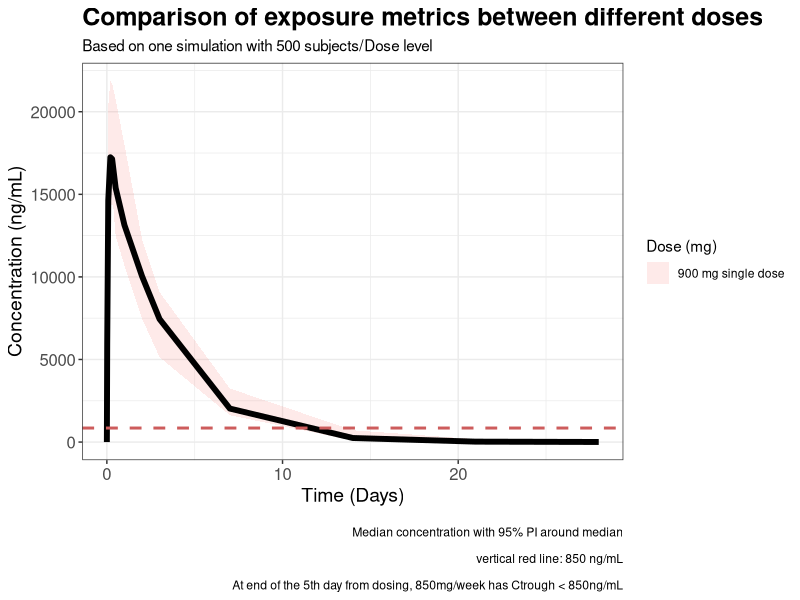
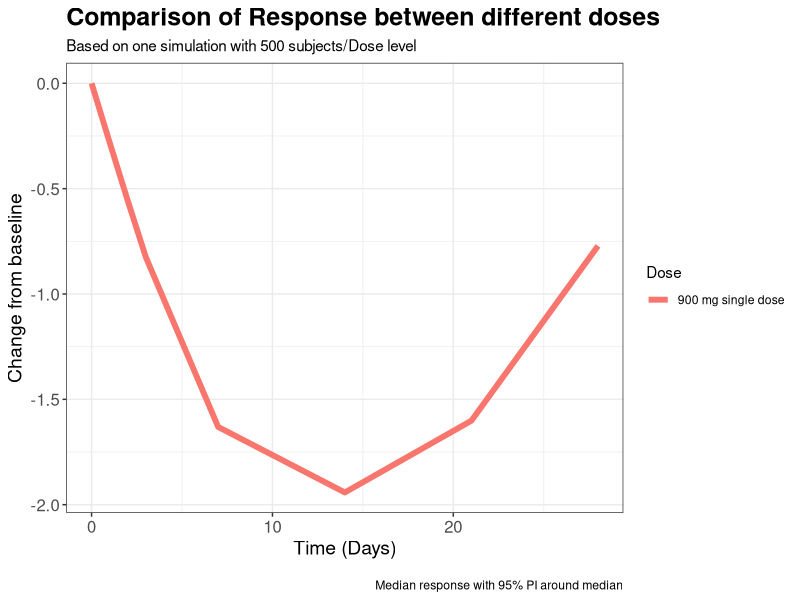
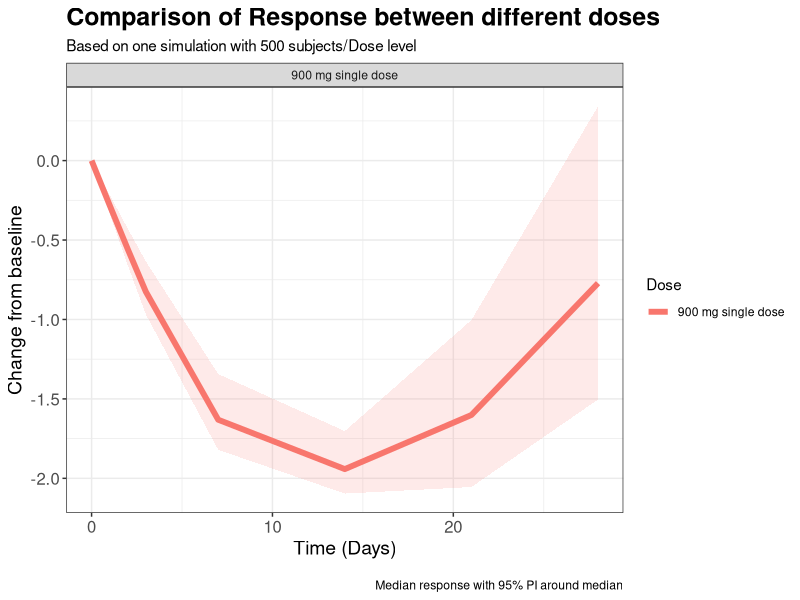
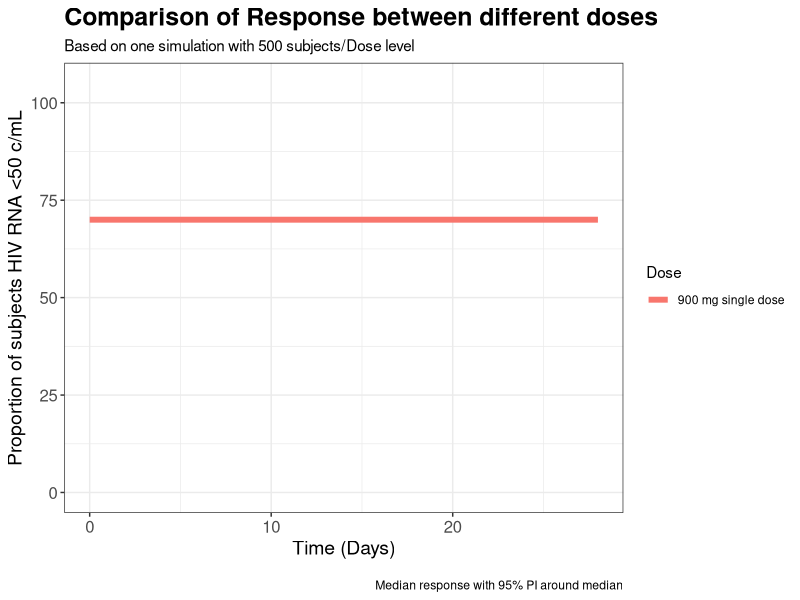
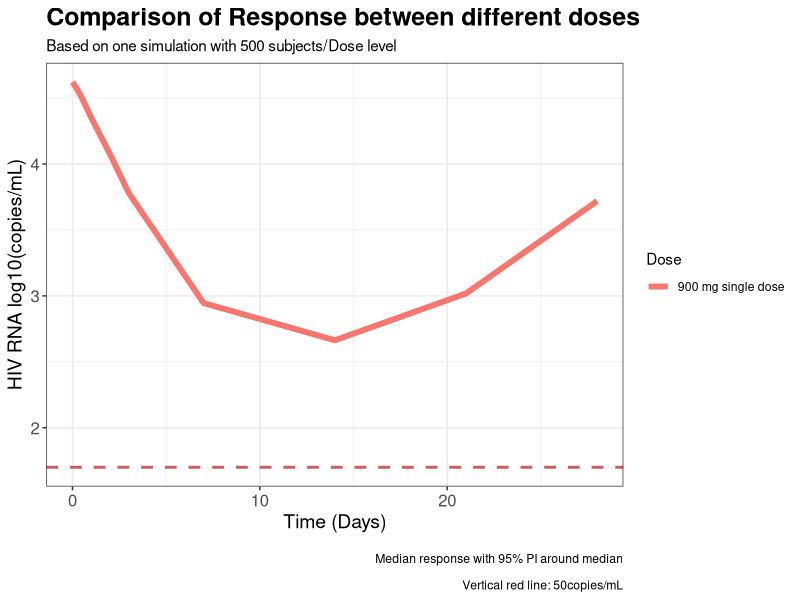
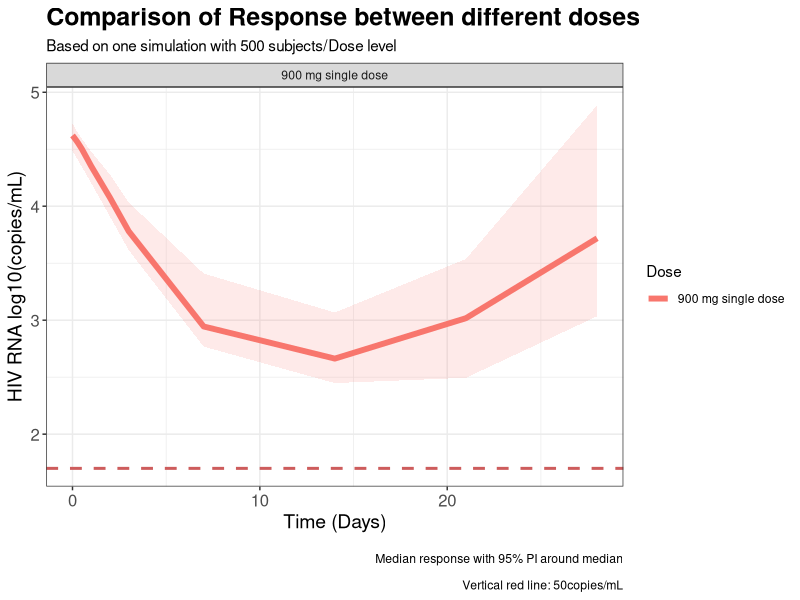

R code for these plots, in order:
## ---- chunk 1
library(tidyverse)

simData <- data.table::fread("single_dose.csv")


sim_full <-  simData%>% 
  filter(evid == 0)



obsTime <- c(
  0, 0.02, 0.08, 0.2, 0.3, 0.5, 1.0, 2.0, 3.0, 7.0, 14.0, 21, 28, 35, 42
)


viralData <-  c(
  0.02, 0.08, 0.2, 0.3, 0.5)

## ---- chunk 2

upDated <-  simData %>% 
  
  select(id,time,Concentration,Virus,DV,evid,amt,cmt,rate,route,tad,dosenum, Dose) %>% 
  
  mutate(Concentration = ifelse(Concentration <= 0, NA, Concentration)) %>% 
  
  mutate(iDV = ifelse(time %in% viralData, NA, DV)) %>% 
  
  mutate(FLG = ifelse(iDV > 0 | amt>0, 2, 1)) %>% 
  mutate(FLG = ifelse(is.na(FLG), 1, FLG))


write.csv(file="hiv_d1.csv", upDated, row.names = F,
na = "")

## ---- chunk 3
df_pre <-  sim_full %>% 
  select(id, time, Conc = Concentration, Virus, DV,  Central:AUC, Dose) %>% 
  mutate(amt = as.numeric(str_extract(Dose, "^\\d+"))) %>% 
  mutate(Dose = factor(Dose, levels = c("20 mg per day",
                                        "40 mg per day",
                                        "80 mg per day",
                                        "120 mg every day",
                                        "850 mg every week",
                                        "900 mg single dose")))
## ---- chunk 4
## Calculate summary statistics
minprobs=0.25
maxprobs=0.75

sum_stat <- df_pre %>%
  group_by(time, amt) %>%
  reframe( Dose = Dose,
    Median_C=median(Conc),
            Low_percentile=quantile(Conc,probs=minprobs),
            High_percentile=quantile(Conc,probs=maxprobs)
  )  
## ---- chunk 5
ggplot(sum_stat, aes(x=time,y=Median_C, group =amt, fill = Dose)) +
  
  ## Add ribbon for variability
  geom_ribbon(aes(ymin=Low_percentile, ymax=High_percentile, x=time), alpha = 0.15, linetype=0)+
  
  ## Add median line
  geom_line(size=2) +
  
  # scale_y_log10()+
  
  # Set axis and theme
  theme_bw()+
  theme(legend.position="none")+
  # scale_y_log10()+
  labs(y = "Concentration (ng/mL)",
       x = "Time (Days)", 
       fill = "Dose (mg)",
       caption = "\n Median concentration with 95% PI around median
                  \n vertical red line: 850 ng/mL
                  \n At end of the 5th day from dosing, 850mg/week has Ctrough < 850ng/mL",
       title = "Comparison of exposure metrics between different doses",
       subtitle = "Based on one simulation with 500 subjects/Dose level")+
  theme_bw() +
  theme(
    plot.title = element_text(size = 18, face = "bold"),  # Increase title size
    axis.title.x = element_text(size = 14),             # Increase x-axis label size
    axis.title.y = element_text(size = 14),             # Increase y-axis label size
    axis.text = element_text(size = 12)                 # Increase tick label size
  )+
  geom_hline(aes(yintercept = 850), color = "indianred", linewidth = 1, linetype = 2)
## ---- chunk 6
options(scipen = 99999)

df_pre <-  sim_full %>% 
  select(id, time, Conc = Concentration, Virus, DV,  Central:AUC, Dose) %>% 
  mutate(amt = as.numeric(str_extract(Dose, "^\\d+"))) %>% 
  mutate(Dose = factor(Dose, levels = c("20 mg per day",
                                        "40 mg per day",
                                        "80 mg per day",
                                        "120 mg every day",
                                        "850 mg every week",
                                        "900 mg single dose")))

bsl <- df_pre %>% 
  filter(time==0) %>% 
  mutate(V0 = Virus) %>% 
  select(id, V0)

df <- df_pre %>% 
  left_join(bsl) %>% 
  mutate(CHB = Virus-V0,
    RCHB = 100*(Virus-V0)/V0) %>% 
  mutate(RCHB = signif(RCHB, digits = 2))


propT <- df_pre %>% 
  mutate(TargetYes = ifelse(Virus<1.69, "Yes", "No")) %>% 
  filter(TargetYes == "No") %>% 
  group_by(Dose,time,TargetYes) %>% 
  reframe(nSub = n()) %>% 
  mutate(Perc = 100-(100*(nSub/100)))

sum_stat_res <- df %>%
  group_by(time, amt) %>%
  reframe( Dose = Dose,
           Median_R=median(CHB),
           Low_percentile=quantile(CHB,probs=minprobs),
           High_percentile=quantile(CHB,probs=maxprobs)
  )

sum_stat_dv <- df %>%
  group_by(time, amt) %>%
  reframe( Dose = Dose,
           Median_R=median(Virus),
           Low_percentile=quantile(Virus,probs=minprobs),
           High_percentile=quantile(Virus,probs=maxprobs)
  )
## ---- chunk 7
ggplot(sum_stat_res, aes(x=time,y=Median_R, group = amt)) +
  
  ## Add ribbon for variability
  # geom_ribbon(aes(ymin=Low_percentile, ymax=High_percentile, x=time, fill = Dose), 
  #             alpha = 0.15, linetype=0, show.legend = F)+
  
  ## Add median line
  geom_line(size=2, aes(color = Dose)) +
  theme_bw()+
  theme(legend.position="none")+
  labs(y = "Change from baseline",
       x = "Time (Days)", 
       fill = "Dose (mg)",
       caption = "\n Median response with 95% PI around median",
       title = "Comparison of Response between different doses",
       subtitle = "Based on one simulation with 500 subjects/Dose level")+
  theme_bw() +
  theme(
    plot.title = element_text(size = 18, face = "bold"),  # Increase title size
    axis.title.x = element_text(size = 14),             # Increase x-axis label size
    axis.title.y = element_text(size = 14),             # Increase y-axis label size
    axis.text = element_text(size = 12)                 # Increase tick label size
  )

## ---- chunk 8
ggplot(sum_stat_res, aes(x=time,y=Median_R, group = amt)) +
  
  ## Add ribbon for variability
  geom_ribbon(aes(ymin=Low_percentile, ymax=High_percentile, x=time, fill = Dose),
              alpha = 0.15, linetype=0, show.legend = F)+
  
  ## Add median line
  geom_line(size=2, aes(color = Dose)) +
  theme_bw()+
  theme(legend.position="none")+
  labs(y = "Change from baseline",
       x = "Time (Days)", 
       fill = "Dose (mg)",
       caption = "\n Median response with 95% PI around median",
       title = "Comparison of Response between different doses",
       subtitle = "Based on one simulation with 500 subjects/Dose level")+
  theme_bw() +
  theme(
    plot.title = element_text(size = 18, face = "bold"),  # Increase title size
    axis.title.x = element_text(size = 14),             # Increase x-axis label size
    axis.title.y = element_text(size = 14),             # Increase y-axis label size
    axis.text = element_text(size = 12)                 # Increase tick label size
  )+
  facet_wrap(. ~ Dose)

## ---- chunk 9

ggplot(propT, aes(x=time,y=Perc, group = Dose)) +
  
  ## Add ribbon for variability
  # geom_ribbon(aes(ymin=Low_percentile, ymax=High_percentile, x=time, fill = Dose), 
  #             alpha = 0.15, linetype=0, show.legend = F)+
  
  ## Add median line
  geom_line(size=2, aes(color = Dose)) +
  theme_bw()+
  theme(legend.position="none")+
  labs(y = "Proportion of subjects HIV RNA <50 c/mL",
       x = "Time (Days)", 
       fill = "Dose (mg)",
       caption = "\n Median response with 95% PI around median",
       title = "Comparison of Response between different doses",
       subtitle = "Based on one simulation with 500 subjects/Dose level",
  )+
  theme_bw() +
  ylim(0,105)+
  theme(
    plot.title = element_text(size = 18, face = "bold"),  # Increase title size
    axis.title.x = element_text(size = 14),             # Increase x-axis label size
    axis.title.y = element_text(size = 14),             # Increase y-axis label size
    axis.text = element_text(size = 12)                 # Increase tick label size
  )
## ---- chunk 10
ggplot(sum_stat_dv, aes(x=time,y=Median_R, group = amt)) +
  
  ## Add ribbon for variability
  # geom_ribbon(aes(ymin=Low_percentile, ymax=High_percentile, x=time, fill = Dose), 
  #             alpha = 0.15, linetype=0, show.legend = F)+
  
  ## Add median line
  geom_line(size=2, aes(color = Dose)) +
  theme_bw()+
  theme(legend.position="none")+
  labs(y = "HIV RNA log10(copies/mL)",
       x = "Time (Days)", 
       fill = "Dose (mg)",
       caption = "\n Median response with 95% PI around median
                  \n Vertical red line: 50copies/mL",
       title = "Comparison of Response between different doses",
       subtitle = "Based on one simulation with 500 subjects/Dose level")+
  theme_bw() +
  theme(
    plot.title = element_text(size = 18, face = "bold"),  # Increase title size
    axis.title.x = element_text(size = 14),             # Increase x-axis label size
    axis.title.y = element_text(size = 14),             # Increase y-axis label size
    axis.text = element_text(size = 12)                 # Increase tick label size
  )+
  geom_hline(aes(yintercept = 1.7), color = "indianred", linewidth = 1, linetype = 2)

## ---- chunk 11
ggplot(sum_stat_dv, aes(x=time,y=Median_R, group = amt)) +
  
  ## Add ribbon for variability
  geom_ribbon(aes(ymin=Low_percentile, ymax=High_percentile, x=time, fill = Dose),
              alpha = 0.15, linetype=0, show.legend = F)+
  
  ## Add median line
  geom_line(size=2, aes(color = Dose)) +
  theme_bw()+
  theme(legend.position="none")+
  labs(y = "HIV RNA log10(copies/mL)",
       x = "Time (Days)", 
       fill = "Dose (mg)",
       caption = "\n Median response with 95% PI around median
                  \n Vertical red line: 50copies/mL",
       title = "Comparison of Response between different doses",
       subtitle = "Based on one simulation with 500 subjects/Dose level")+
  theme_bw() +
  theme(
    plot.title = element_text(size = 18, face = "bold"),  # Increase title size
    axis.title.x = element_text(size = 14),             # Increase x-axis label size
    axis.title.y = element_text(size = 14),             # Increase y-axis label size
    axis.text = element_text(size = 12)                 # Increase tick label size
  )+
  facet_wrap(. ~ Dose)+
  geom_hline(aes(yintercept = 1.7), color = "indianred", linewidth = 1, linetype = 2)

